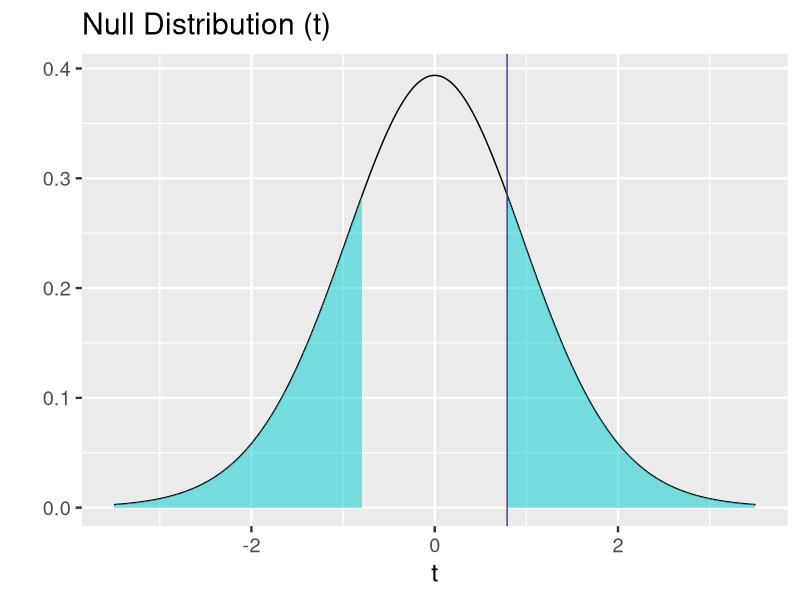

This figure's R source:
## ---- chunk 1
knitr::opts_chunk$set(echo = FALSE, fig.align = "center")
library(tidyverse)
options(scipen=0)
theme_set(theme_gray(base_size = 18))

## ---- chunk 2

z <- seq(-3.5, 3.5, by = 0.0001)

t <- seq(-3.5, 3.5, by = 0.0001)

y <- dt(z, df = 19)

data <- tibble(t = t, y = y)

qplot(t, y, data = data, 
            geom = "line") +
        ylab("") +
        geom_ribbon(data = subset(data,  t < -0.79),
                    aes(ymax = y), 
                    ymin = 0,
                    fill = "darkturquoise", 
                    colour = NA, 
                    alpha = 0.5) +
      
        geom_ribbon(data = subset(data,  t > 0.79),
                    aes(ymax = y), 
                    ymin = 0,
                    fill = "darkturquoise", 
                    colour = NA, 
                    alpha = 0.5) +
        geom_vline(xintercept =0.79, color = "darkslateblue") +
        labs(title = "Null Distribution (t)") 
## ---- chunk 3
pt(0.79, df = 19, lower.tail = FALSE) * 2
